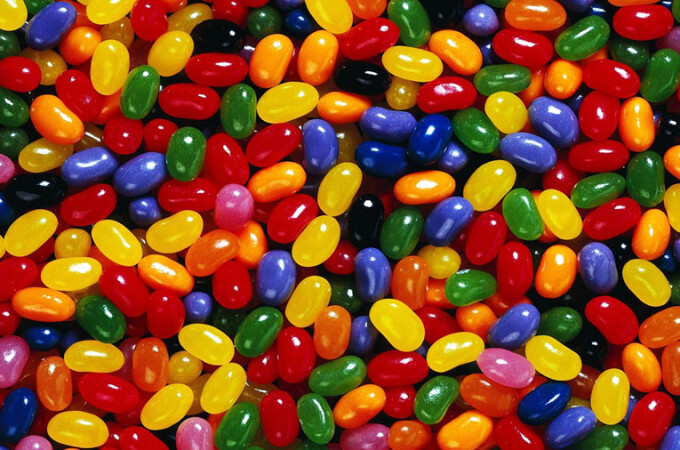
#> input picture Images/Jelly Beans.jpg, 680 x 450 px
$ python bean_counter.py
#> lines starting #> are read from the running program, lines starting #| are printed output that depends on the picture
### colour_helper.py
# Colour Helper
# Author: Matt
# Dec 13 2023

# Do you need help with colours?
# This is for you!!

BLACK_PIXEL = (0, 0, 0)
DARK_GRAY_PIXEL = (127, 127, 127)
LIGHT_GRAY_PIXEL = (128, 128, 128)
WHITE_PIXEL = (255, 255, 255)


def pixel_to_string(pixel: tuple) -> str:
    """Take a rgb 3-tuple and "interpret it"
    as a colour and return that colour's name

    Params:
        pixel - 3-tuple of (red, green, blue)

    Return:
        String representing the colour
    """
    r, g, b = pixel

    if g > 220 and r < 120 and b < 120:
        return "green"
    if g < 25 and b < 25 and r > 150:
        return "red"
    if g >= 80 and b < 50 and r < 50:
        return "jelly bean green"


# print(pixel_to_string((160, 0, 4)))  # red
# print(pixel_to_string(WHITE_PIXEL))


# [17 lines left out: functions is_light, pixel_to_grayscale, not called in this run]

### bean_counter.py
# Jelly Bean Colour Counter
# Author: Matt
# 9 January 2024

# Version 0.1 ---
# Count all red pixels
# Report on the percentage of all red jellybeans
# Version 0.2 ---
# Count all the green pixels
# Report on the percantge of all green jellybeans
# Version 0.3 ---
# Count all the _____ pixels
# Report on the percentage of all ____ jellybeans

from PIL import Image

import colour_helper

RED_PIXEL = (150, 0, 0)
GREEN_PIXEL = (0, 150, 0)

jelly_bean_img = Image.open("./Images/Jelly Beans.jpg")
#> jelly_bean_img is the input picture: PIL image 680x450 RGB; mean R, G, B 133.4, 70.9, 32

red_pixels = []
green_pixels = []

# Visit every pixel in the image
for y in range(jelly_bean_img.height):
    for x in range(jelly_bean_img.width):
        current_pixel = jelly_bean_img.getpixel((x, y))

        if colour_helper.pixel_to_string(current_pixel) == "red":
            red_pixels.append((x, y))
        elif colour_helper.pixel_to_string(current_pixel) == "jelly bean green":
            green_pixels.append((x, y))

# Calculate the percentage of all jelly bean colours
red_percentage = len(red_pixels) / (jelly_bean_img.width * jelly_bean_img.height) * 100
green_percentage = (
    len(green_pixels) / (jelly_bean_img.width * jelly_bean_img.height) * 100
)

# Create a map of all "found" pixels for a respective colour
# Create a new image that is the same size as the original
original_size = (jelly_bean_img.width, jelly_bean_img.height)
green_pixel_map = Image.new("RGB", original_size)
#> green_pixel_map: PIL image 680x450 RGB; every value is 0

# For every pixel location in "found" pixel list, place a pixel on that new image
for pixel_loc in green_pixels:
    green_pixel_map.putpixel(pixel_loc, GREEN_PIXEL)
#> this loop made 14487 passes
#> pixel_loc on passes 1 to 3: (25, 0), (26, 0), (27, 0)
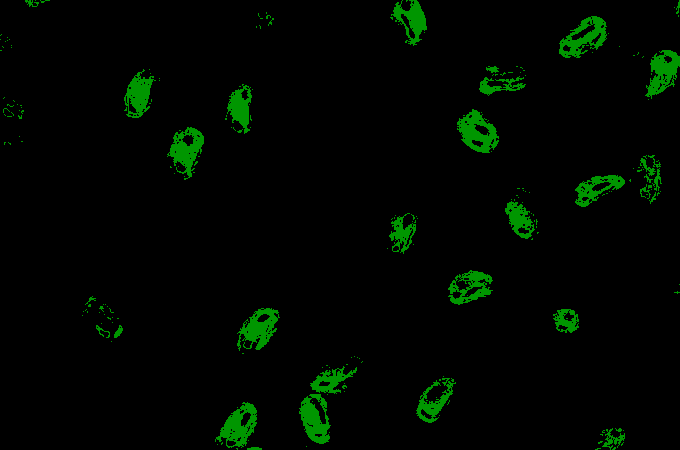
#> green_pixel_map: PIL image 680x450 RGB; mean R, G, B 0, 7.1, 0

green_pixel_map.save("./Images/green_pixel_map.jpg")

green_pixel_map.close()
jelly_bean_img.close()

# Display Report
print(f"Red Jelly Beans: {round(red_percentage, 2)}%")
#| Red Jelly Beans: 16.38%
print(f"Green Jelly Beans: {round(green_percentage, 2)}%")
#| Green Jelly Beans: 4.73%
